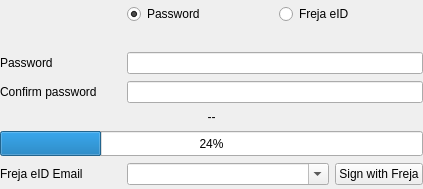
<?xml version="1.0" encoding="UTF-8"?>
<ui version="4.0">
 <class>WalletKeyWidget</class>
 <widget class="QWidget" name="WalletKeyWidget">
  <property name="geometry">
   <rect>
    <x>0</x>
    <y>0</y>
    <width>423</width>
    <height>183</height>
   </rect>
  </property>
  <property name="sizePolicy">
   <sizepolicy hsizetype="MinimumExpanding" vsizetype="Preferred">
    <horstretch>0</horstretch>
    <verstretch>0</verstretch>
   </sizepolicy>
  </property>
  <property name="windowTitle">
   <string>Coin Control</string>
  </property>
  <layout class="QGridLayout" name="gridLayout">
   <property name="leftMargin">
    <number>0</number>
   </property>
   <property name="topMargin">
    <number>4</number>
   </property>
   <property name="rightMargin">
    <number>0</number>
   </property>
   <property name="bottomMargin">
    <number>4</number>
   </property>
   <property name="spacing">
    <number>7</number>
   </property>
   <item row="6" column="1" colspan="2">
    <widget class="QWidget" name="widgetFrejaLayout" native="true">
     <layout class="QHBoxLayout" name="widgetFreja">
      <property name="leftMargin">
       <number>0</number>
      </property>
      <property name="topMargin">
       <number>0</number>
      </property>
      <property name="rightMargin">
       <number>0</number>
      </property>
      <property name="bottomMargin">
       <number>0</number>
      </property>
      <item>
       <widget class="QComboBox" name="comboBoxFrejaId">
        <property name="sizePolicy">
         <sizepolicy hsizetype="Expanding" vsizetype="Fixed">
          <horstretch>0</horstretch>
          <verstretch>0</verstretch>
         </sizepolicy>
        </property>
        <property name="toolTip">
         <string>Freja eID Email</string>
        </property>
        <property name="editable">
         <bool>true</bool>
        </property>
        <property name="insertPolicy">
         <enum>QComboBox::NoInsert</enum>
        </property>
       </widget>
      </item>
      <item>
       <widget class="QPushButton" name="pushButtonFreja">
        <property name="text">
         <string>Sign with Freja</string>
        </property>
       </widget>
      </item>
     </layout>
    </widget>
   </item>
   <item row="2" column="1" colspan="2">
    <widget class="QLineEdit" name="lineEditPassword">
     <property name="echoMode">
      <enum>QLineEdit::Password</enum>
     </property>
    </widget>
   </item>
   <item row="1" column="0" colspan="3">
    <widget class="QLabel" name="labelPadding">
     <property name="text">
      <string/>
     </property>
    </widget>
   </item>
   <item row="3" column="0">
    <widget class="QLabel" name="labelPasswordConfirm">
     <property name="text">
      <string>Confirm password</string>
     </property>
    </widget>
   </item>
   <item row="2" column="0">
    <widget class="QLabel" name="labelPassword">
     <property name="minimumSize">
      <size>
       <width>120</width>
       <height>0</height>
      </size>
     </property>
     <property name="text">
      <string>Password</string>
     </property>
    </widget>
   </item>
   <item row="5" column="0" colspan="3">
    <widget class="QProgressBar" name="progressBar">
     <property name="minimumSize">
      <size>
       <width>0</width>
       <height>25</height>
      </size>
     </property>
     <property name="maximumSize">
      <size>
       <width>16777215</width>
       <height>25</height>
      </size>
     </property>
     <property name="value">
      <number>24</number>
     </property>
    </widget>
   </item>
   <item row="4" column="0" colspan="3">
    <widget class="QLabel" name="labelFrejeId">
     <property name="text">
      <string>--</string>
     </property>
     <property name="alignment">
      <set>Qt::AlignCenter</set>
     </property>
    </widget>
   </item>
   <item row="3" column="1" colspan="2">
    <widget class="QLineEdit" name="lineEditPasswordConfirm">
     <property name="echoMode">
      <enum>QLineEdit::Password</enum>
     </property>
    </widget>
   </item>
   <item row="6" column="0">
    <widget class="QLabel" name="labelFrejaInfo">
     <property name="minimumSize">
      <size>
       <width>120</width>
       <height>0</height>
      </size>
     </property>
     <property name="text">
      <string>Freja eID Email</string>
     </property>
    </widget>
   </item>
   <item row="0" column="2">
    <widget class="QRadioButton" name="radioButtonFreja">
     <property name="sizePolicy">
      <sizepolicy hsizetype="Expanding" vsizetype="Fixed">
       <horstretch>0</horstretch>
       <verstretch>0</verstretch>
      </sizepolicy>
     </property>
     <property name="text">
      <string>Freja eID</string>
     </property>
    </widget>
   </item>
   <item row="0" column="1">
    <widget class="QRadioButton" name="radioButtonPassword">
     <property name="sizePolicy">
      <sizepolicy hsizetype="Expanding" vsizetype="Fixed">
       <horstretch>0</horstretch>
       <verstretch>0</verstretch>
      </sizepolicy>
     </property>
     <property name="text">
      <string>Password</string>
     </property>
     <property name="checked">
      <bool>true</bool>
     </property>
    </widget>
   </item>
  </layout>
 </widget>
 <resources/>
 <connections/>
</ui>
